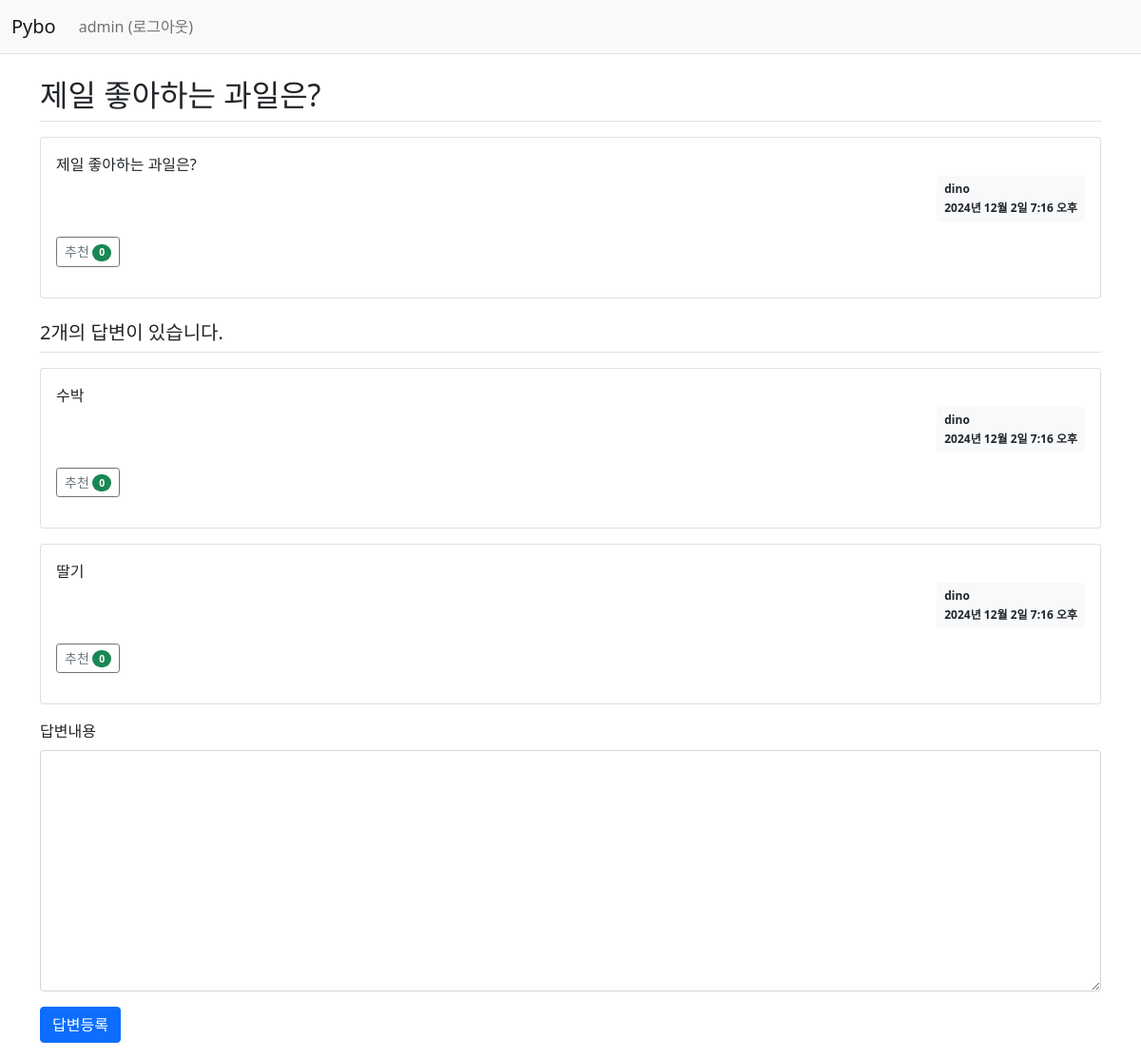
Screenshot of /pybo2/310/ (signed in) with the database file from the repository.
### pybo2/models.py (models this page shows, shortened)
class Question(models.Model):
    author = models.ForeignKey(User, on_delete=models.CASCADE, related_name='author_question')
    subject = models.CharField(max_length=200)
    content = models.TextField()
    create_date = models.DateTimeField()
    modify_date = models.DateTimeField(null=True, blank=True)
    voter = models.ManyToManyField(User, related_name='voter_question') # 추천인 추가

class Answer(models.Model):
    author = models.ForeignKey(User, on_delete=models.CASCADE,  related_name='author_answer')
    question = models.ForeignKey(Question, on_delete=models.CASCADE)
    content = models.TextField()
    create_date = models.DateTimeField()
    modify_date = models.DateTimeField(null=True, blank=True)
    voter = models.ManyToManyField(User, related_name='voter_answer')

### pybo2/views/base_views.py (the view)
def detail(request, question_id):
    question = get_object_or_404(Question, pk=question_id)
    context = {'question': question}
    return render(request, 'pybo2/question_detail.html', context)

### templates/pybo2/question_detail.html (shortened to what this page needs)
{% extends 'base.html' %}
{% block content %}
<div class="container my-3">
    <h2 class="border-bottom py-2">{{ question.subject }}</h2>
    <div class="card my-3">
        <div class="card-body">
            <div class="card-text" style="white-space: pre-line;">{{ question.content }}</div>
            <div class="d-flex justify-content-end">
                <div class="badge bg-light text-dark p-2 text-start">
                    <div class="mb-2">{{ question.author.username }}</div>
                    <div> {{ question.create_date }}</div>
                </div>
            </div>
            <div class="my-3">
                 <a href="javascript:void(0)" data-uri="{% url 'pybo2:question_vote' question.id  %}"
                   class="recommend btn btn-sm btn-outline-secondary"> 추천
                    <span class="badge rounded-pill bg-success">{{question.voter.count}}</span>
                 </a>
            </div>
        </div>
    </div>
    <h5 class="border-bottom my-3 py-2">{{question.answer_set.count}}개의 답변이 있습니다.</h5>
    {% for answer in question.answer_set.all %}
    <div class="card my-3">
        <div class="card-body">
            <div class="card-text" style="white-space: pre-line;">{{ answer.content }}</div>
            <div class="d-flex justify-content-end">
                <div class="badge bg-light text-dark p-2 text-start">
                    <div class="mb-2">{{ answer.author.username }}</div>
                    <div>{{ answer.create_date }}</div>
                </div>
            </div>
            <div class="my-3">
                <a href="javascript:void(0)" data-uri="{% url 'pybo2:answer_vote' answer.id  %}"
                   class="recommend btn btn-sm btn-outline-secondary"> 추천
                    <span class="badge rounded-pill bg-success">{{answer.voter.count}}</span>
                </a>
            </div>
        </div>
    </div>
    {% endfor %}
    <form action="{% url 'pybo2:answer_create' question.id %}" method="post" class="my-3">
        <div class="mb-3">
            <label for="content" class="form-label">답변내용</label>
            <textarea {% if not user.is_authenticated %}disabled{% endif %}
              name="content" id="content" class="form-control" rows="10"></textarea>
        </div>
        <input type="submit" value="답변등록" class="btn btn-primary">
    </form>
</div>
{% endblock %}

### templates/navbar.html (shortened to what this page needs)
<nav class="navbar navbar-expand-lg navbar-light bg-light border-bottom">
    <div class="container-fluid">
        <a class="navbar-brand" href="{% url 'pybo2:index' %}">Pybo</a>
        <div class="collapse navbar-collapse" id="navbarSupportedContent">
            <ul class="navbar-nav me-auto mb-2 mb-lg-0">
                <li class="nav-item">
                     {% if user.is_authenticated %}
                    <a class="nav-link" href="{% url 'common:logout' %}">{{ user.username }} (로그아웃)</a>
                    {% else %}
                    <a class="nav-link" href="{% url 'common:login' %}">로그인</a>
                    {% endif %}
                </li>
            </ul>
        </div>
    </div>
</nav>

### rows the page displays
Question: subject "제일 좋아하는 과일은?", content "제일 좋아하는 과일은?", author.username "dino", create_date "2024년 12월 2일 7:16 오후", voter.count "0", answer_set.count "2"
Answer: content "수박", author.username "dino", create_date "2024년 12월 2일 7:16 오후", voter.count "0"
Answer: content "딸기", author.username "dino", create_date "2024년 12월 2일 7:16 오후", voter.count "0"

### other values shown
{{ user.username }} "admin"
